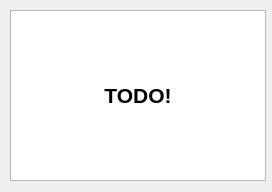
<?xml version="1.0" encoding="UTF-8"?>
<ui version="4.0">
 <class>Index</class>
 <widget class="QDialog" name="Index">
  <property name="windowModality">
   <enum>Qt::WindowModal</enum>
  </property>
  <property name="geometry">
   <rect>
    <x>0</x>
    <y>0</y>
    <width>272</width>
    <height>192</height>
   </rect>
  </property>
  <property name="windowTitle">
   <string>Index</string>
  </property>
  <widget class="QTextBrowser" name="textBrowser">
   <property name="geometry">
    <rect>
     <x>10</x>
     <y>10</y>
     <width>256</width>
     <height>171</height>
    </rect>
   </property>
   <property name="html">
    <string>&lt;!DOCTYPE HTML PUBLIC &quot;-//W3C//DTD HTML 4.0//EN&quot; &quot;http://www.w3.org/TR/REC-html40/strict.dtd&quot;&gt;
&lt;html&gt;&lt;head&gt;&lt;meta name=&quot;qrichtext&quot; content=&quot;1&quot; /&gt;&lt;style type=&quot;text/css&quot;&gt;
p, li { white-space: pre-wrap; }
&lt;/style&gt;&lt;/head&gt;&lt;body style=&quot; font-family:'Ubuntu'; font-size:11pt; font-weight:400; font-style:normal;&quot;&gt;
&lt;p align=&quot;center&quot; style=&quot;-qt-paragraph-type:empty; margin-top:0px; margin-bottom:0px; margin-left:0px; margin-right:0px; -qt-block-indent:0; text-indent:0px;&quot;&gt;&lt;br /&gt;&lt;/p&gt;
&lt;p align=&quot;center&quot; style=&quot;-qt-paragraph-type:empty; margin-top:0px; margin-bottom:0px; margin-left:0px; margin-right:0px; -qt-block-indent:0; text-indent:0px; font-size:16pt; font-weight:600;&quot;&gt;&lt;br /&gt;&lt;/p&gt;
&lt;p align=&quot;center&quot; style=&quot;-qt-paragraph-type:empty; margin-top:0px; margin-bottom:0px; margin-left:0px; margin-right:0px; -qt-block-indent:0; text-indent:0px; font-size:16pt; font-weight:600;&quot;&gt;&lt;br /&gt;&lt;/p&gt;
&lt;p align=&quot;center&quot; style=&quot; margin-top:0px; margin-bottom:0px; margin-left:0px; margin-right:0px; -qt-block-indent:0; text-indent:0px;&quot;&gt;&lt;span style=&quot; font-size:16pt; font-weight:600;&quot;&gt;TODO!&lt;/span&gt;&lt;/p&gt;&lt;/body&gt;&lt;/html&gt;</string>
   </property>
  </widget>
 </widget>
 <resources/>
 <connections/>
</ui>
